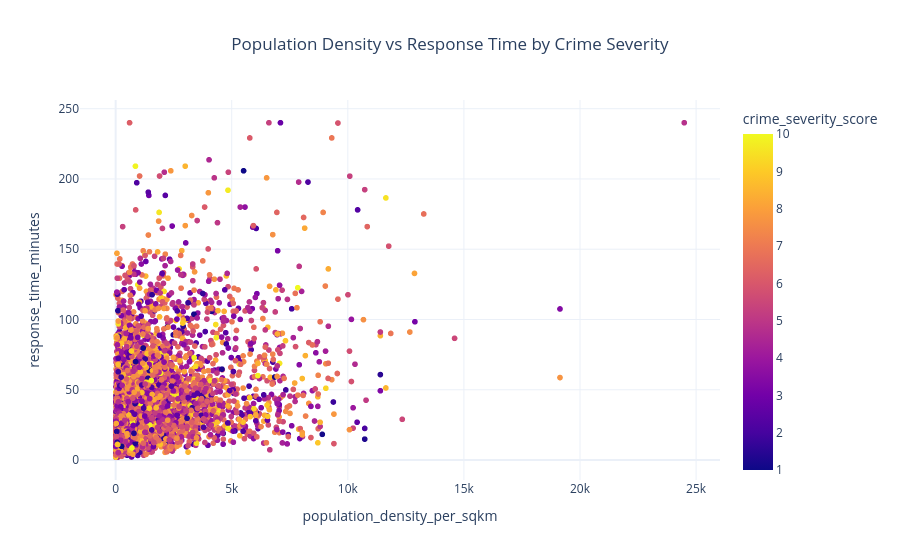

Here is the notebook cell this chart was saved with:
### Markdown cell above
### Population Density vs Response Time by Crime Severity

### Code cell
fig = px.scatter(
    df,
    x='population_density_per_sqkm',
    y='response_time_minutes',
    color='crime_severity_score',
    hover_name='crime_type',
    title='Population Density vs Response Time by Crime Severity')

fig.update_layout(
    title_x=0.5,
    template='plotly_white')

fig.show()

### Figure 1 — Plotly figure (JSON) as saved in the notebook; plotly's stock layout.template omitted (floating-point values rounded to 4 significant figures; data arrays with more than 128 entries replaced by an {"elided": "..."} marker saying what was removed)
{"data": [{"hovertemplate": "<b>%{hovertext}</b><br><br>population_density_per_sqkm=%{x}<br>response_time_minutes=%{y}<br>crime_severity_score=%{marker.color}<extra></extra>", "hovertext": {"elided": "7899 str values"}, "legendgroup": "", "marker": {"color": {"elided": "7899 float values"}, "coloraxis": "coloraxis", "symbol": "circle"}, "mode": "markers", "name": "", "showlegend": false, "type": "scattergl", "x": {"elided": "7899 int values"}, "xaxis": "x", "y": {"elided": "7899 float values"}, "yaxis": "y"}], "layout": {"coloraxis": {"colorbar": {"title": {"text": "crime_severity_score"}}, "colorscale": [[0, "#0d0887"], [0.1111, "#46039f"], [0.2222, "#7201a8"], [0.3333, "#9c179e"], [0.4444, "#bd3786"], [0.5556, "#d8576b"], [0.6667, "#ed7953"], [0.7778, "#fb9f3a"], [0.8889, "#fdca26"], [1, "#f0f921"]]}, "legend": {"tracegroupgap": 0}, "title": {"text": "Population Density vs Response Time by Crime Severity", "x": 0.5}, "xaxis": {"anchor": "y", "domain": [0, 1], "title": {"text": "population_density_per_sqkm"}}, "yaxis": {"anchor": "x", "domain": [0, 1], "title": {"text": "response_time_minutes"}}}}
